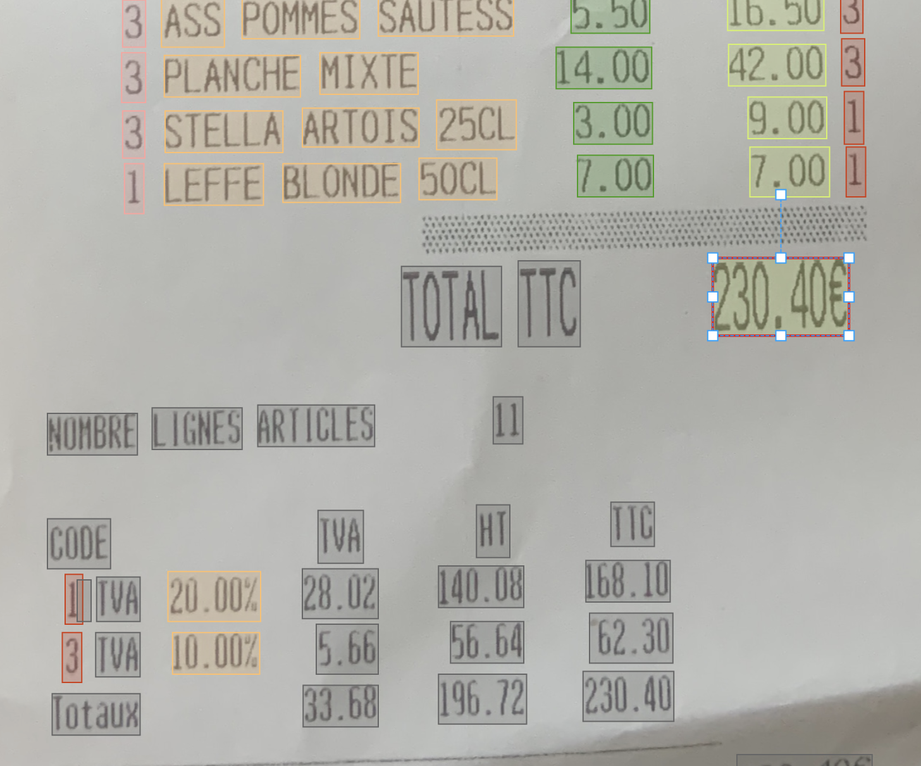
#> input picture images/ticket_1.png, 921 x 766 px, shrunk from 1456 x 1210 before the run
$ python -i image_preprocessing.py   (imports and definitions only)
#> lines starting #> are read from the running program, lines starting #| are printed output that depends on the picture; after the words box and inside, x2 and y2 are one past the last pixel; in counts of white or black regions, pixels touching at a corner belong together
import cv2
import numpy as np
import math


def get_skew_angles(img, kernel_size=5, low_threshold=50, high_threshold=150):
    gray = cv2.cvtColor(img, cv2.COLOR_BGR2GRAY)

    blur_gray = cv2.GaussianBlur(gray, (kernel_size, kernel_size), 0)
    edges = cv2.Canny(blur_gray, low_threshold, high_threshold)

    rho = 1  # distance resolution in pixels of the Hough grid
    theta = np.pi / 180  # angular resolution in radians of the Hough grid
    threshold = 15  # minimum number of votes (intersections in Hough grid cell)
    min_line_length = 50  # minimum number of pixels making up a line
    max_line_gap = 20  # maximum gap in pixels between connectable line segments

    # Run Hough on edge detected image
    # Output "lines" is an array containing endpoints of detected line segments
    lines = cv2.HoughLinesP(edges, rho, theta, threshold, np.array([]),
                            min_line_length, max_line_gap)

    angles = []
    for line in lines:
        for x1, y1, x2, y2 in line:
            angle = math.atan((y1 - y2) / (x2 - x1))
            angles.append(angle)

    return angles


def get_angle(img, units="degrees"):
    angles = get_skew_angles(img=img)
    filtered_angles = [angle for angle in angles if abs(angle) < 0.25]
    skew_angle = sum(filtered_angles) / len(filtered_angles)
    skew_angle_in_degrees = skew_angle * 180 / math.pi
    return skew_angle_in_degrees if units == "degrees" else skew_angle


def rotate_image(image, angle: float):
    new_image = image.copy()
    (h, w) = new_image.shape[:2]
    center = (w // 2, h // 2)
    M = cv2.getRotationMatrix2D(center, angle, 1.0)
    new_image = cv2.warpAffine(new_image, M, (w, h), flags=cv2.INTER_CUBIC, borderMode=cv2.BORDER_REPLICATE)
    return new_image


def crop_ticket_image(image_path: str, save_path: str):
    # Read image
#> called with image_path = '../../images/ticket_1.png', save_path = 'out.png'
    img = cv2.imread(image_path)
#> img is the input picture: shape (766, 921, 3); mean B, G, R 168.8, 175.5, 176.5
    hh, ww = img.shape[:2]
#> hh = 766; ww = 921

    # Get edges
    canny = cv2.Canny(img, 50, 200)
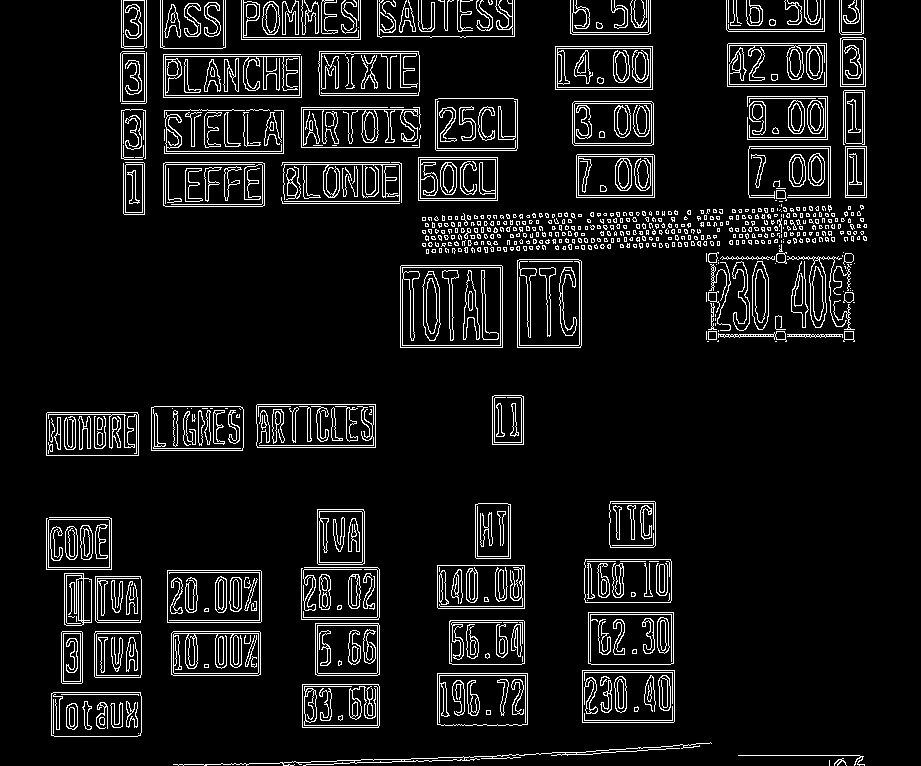
#> canny: shape (766, 921); 8% white in thin lines or dots, all inside (x1, y1, x2, y2) = (46, 0, 867, 766)

    # Get contours
    contours = cv2.findContours(
        canny,
        cv2.RETR_EXTERNAL,
        cv2.CHAIN_APPROX_SIMPLE
    )
#> contours = 583 contours, 489 with area under 20; largest, box (x1, y1, x2, y2) and area: (400, 265, 503, 348) 8363, (517, 259, 582, 348) 5626, (165, 56, 300, 96) 5226, (256, 404, 376, 448) 5097, (167, 570, 262, 623) 4887
    contours = contours[0] if len(contours) == 2 else contours[1]

    # Filter out small regions
    cimg = np.zeros_like(canny)
    for cntr in contours:
        area = cv2.contourArea(cntr)
        if area > 20:
            cv2.drawContours(cimg, [cntr], 0, 255, 1)
#> this loop made 583 passes
#> area on passes 4 to 6: 332.5, 3946.5, 3308
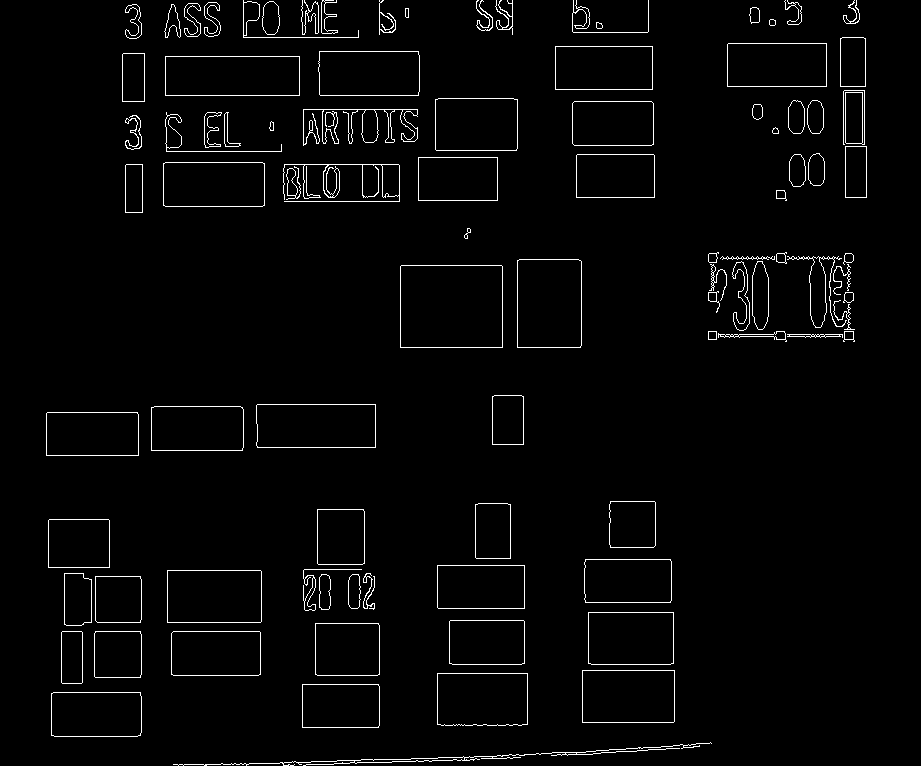
#> cimg: shape (766, 921); 2.4% white in thin lines or dots, all inside (x1, y1, x2, y2) = (46, 0, 867, 766)

    # Get convex hull and draw on input
    points = np.column_stack(np.where(cimg.transpose() > 0))
#> points = 16947 pairs, first value 46 to 866, second value 0 to 765
    hull = cv2.convexHull(points)
#> hull = contour of 23 points, box (x1, y1, x2, y2) (46, 0, 867, 766), area 566360
    himg = img.copy()
    cv2.polylines(himg, [hull], True, (0, 0, 255), 1)
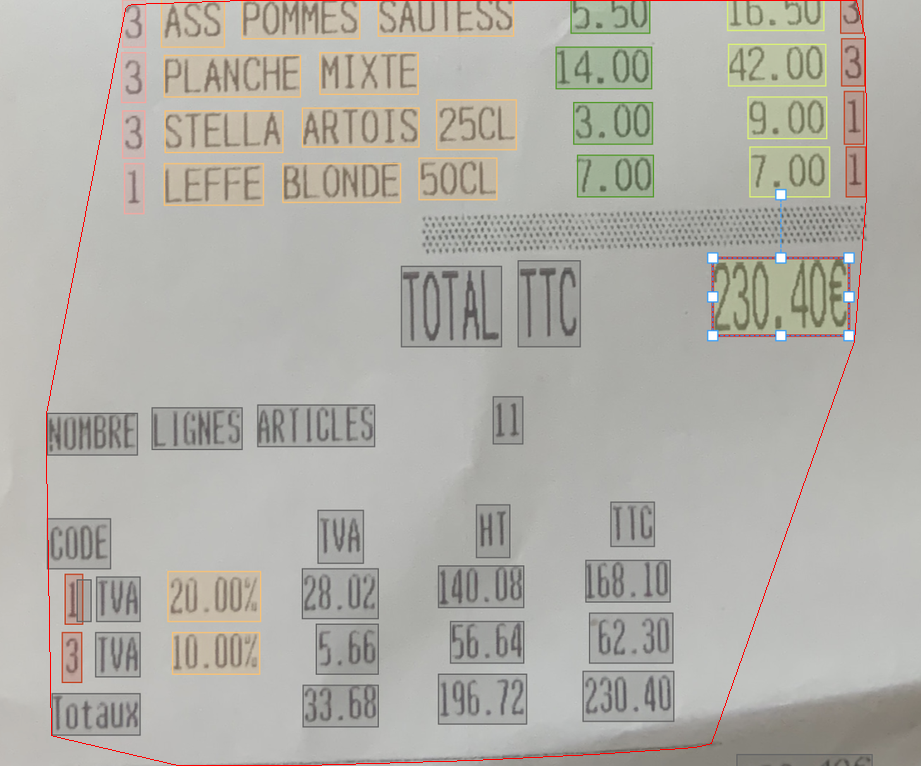
#> himg: shape (766, 921, 3); 0.41% of pixels changed, all inside (x1, y1, x2, y2) = (46, 0, 867, 766)

    # Draw convex hull as filled mask
    mask = np.zeros_like(cimg, dtype=np.uint8)
    cv2.fillPoly(mask, [hull], 255)
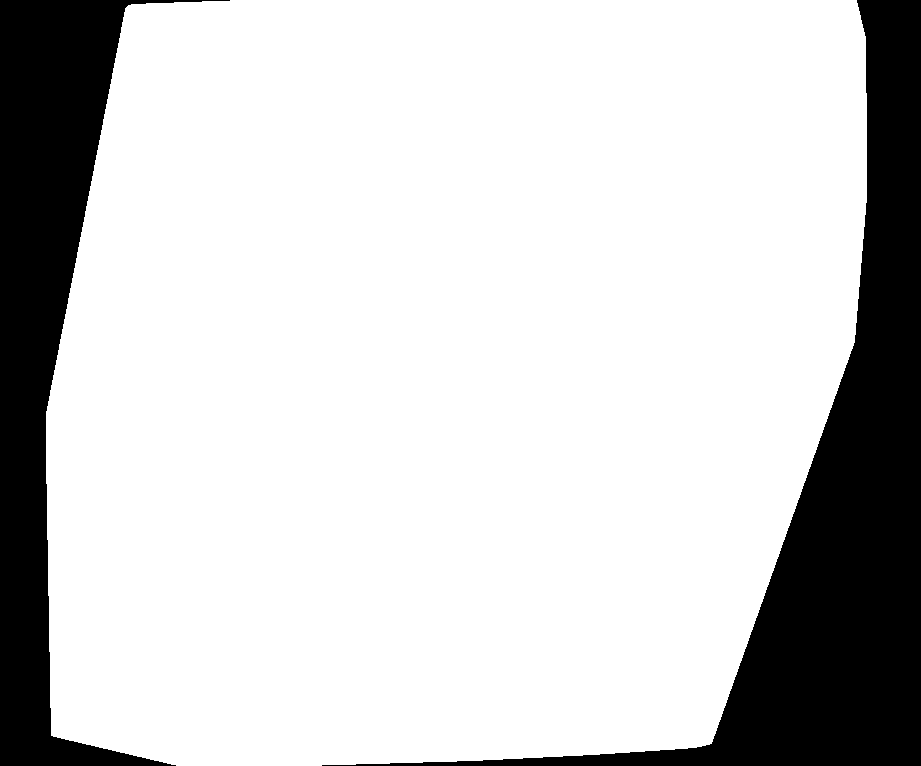
#> mask: shape (766, 921); 80.5% white; 2 black regions, box (x1, y1, x2, y2) and area: (322, 0, 921, 766) 82748, (0, 0, 230, 766) 54949

    # blacken out input using mask
    mimg = img.copy()
    mimg = cv2.bitwise_and(mimg, mimg, mask=mask)
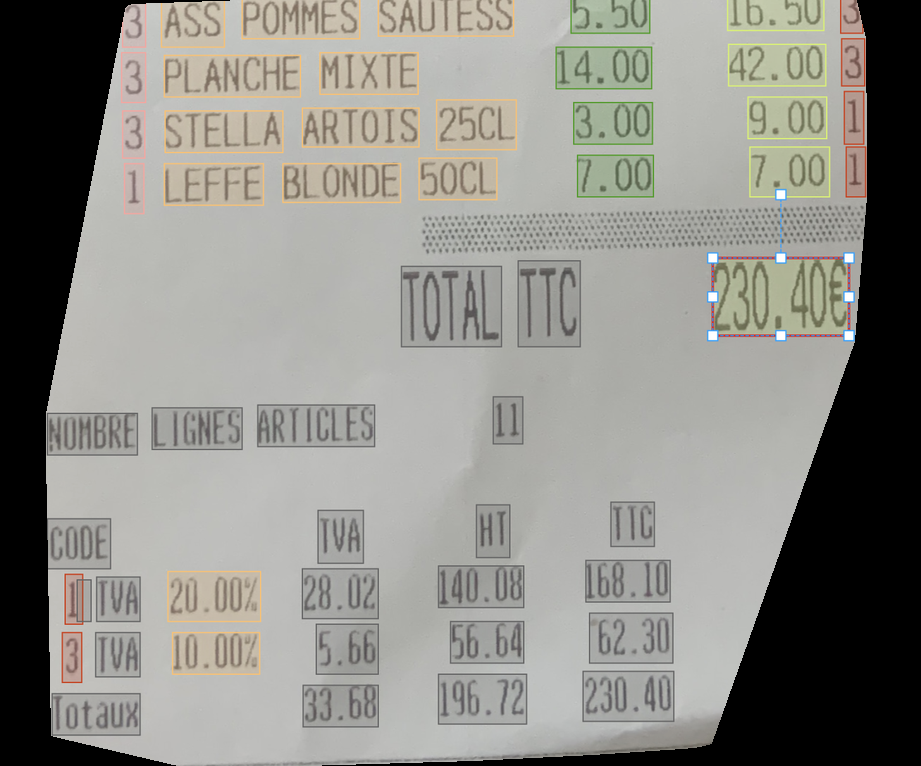
#> mimg: shape (766, 921, 3); mean B, G, R 134.4, 140.2, 141

    # get rotate rectangle
    rotrect = cv2.minAreaRect(hull)
#> rotrect = ((456, 382.5), (765, 820), -90)
    (center), (width, height), angle = rotrect
#> center = (456, 382.5); width = 765; height = 820; angle = -90
    box = cv2.boxPoints(rotrect)
#> box = [[866, 765], [46, 765], [46, 0], [866, 0]]
    boxpts = np.int0(box)
#> boxpts = [[866, 765], [46, 765], [46, 0], [866, 0]]

    # draw rotated rectangle on copy of input
    rimg = img.copy()
    cv2.drawContours(rimg, [boxpts], 0, (0, 0, 255), 1)
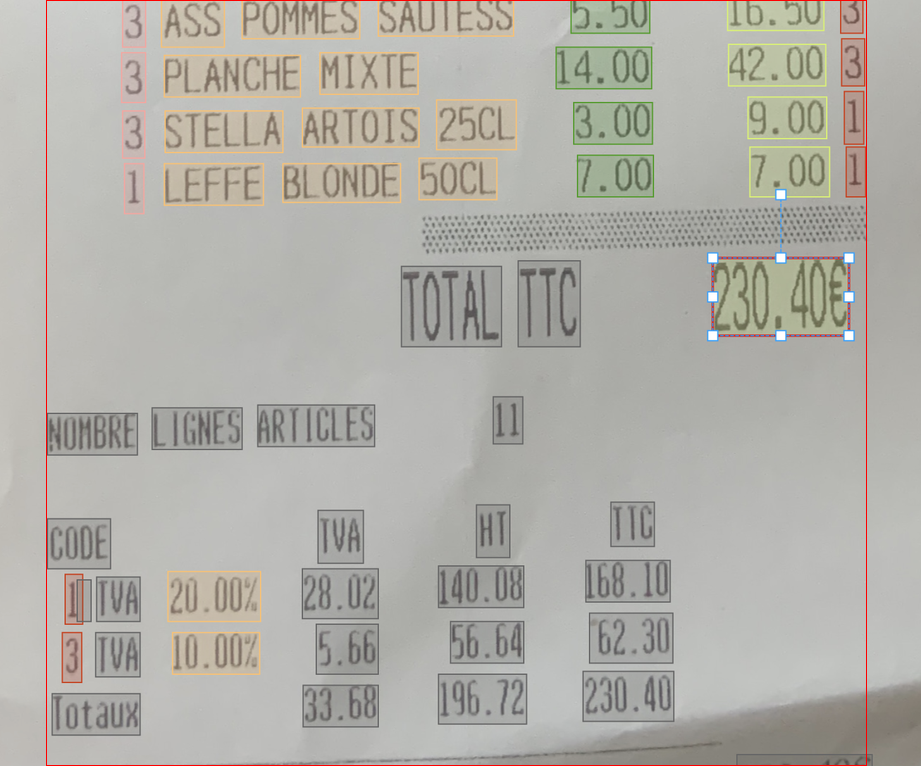
#> rimg: shape (766, 921, 3); 0.45% of pixels changed, all inside (x1, y1, x2, y2) = (46, 0, 867, 766)

    # from https://www.pyimagesearch.com/2017/02/20/text-skew-correction-opencv-python/
    # the `cv2.minAreaRect` function returns values in the
    # range [-90, 0); as the rectangle rotates clockwise the
    # returned angle tends to 0 -- in this special case we
    # need to add 90 degrees to the angle
    if angle < -45:
        angle = -(90 + angle)
#> angle = 0

    # otherwise, check width vs height
    else:
        if width > height:
            angle = -(90 + angle)
        else:
            angle = -angle

    # negate the angle to unrotate
    neg_angle = -angle
#> neg_angle = 0
    print('unrotation angle:', neg_angle)
#| unrotation angle: 0.0
    print('')

    # Get rotation matrix
    # center = (width // 2, height // 2)
    M = cv2.getRotationMatrix2D(center, neg_angle, scale=1.0)
#> M = [[1, 0, 0], [0, 1, 0]]

    # unrotate to rectify
    result = cv2.warpAffine(
        mimg,
        M,
        (ww, hh),
        flags=cv2.INTER_CUBIC,
        borderMode=cv2.BORDER_CONSTANT,
        borderValue=(0, 0, 0)
    )

    # save results
    cv2.imwrite(save_path, result)

>>> result = crop_ticket_image('../../images/ticket_1.png', 'out.png')
